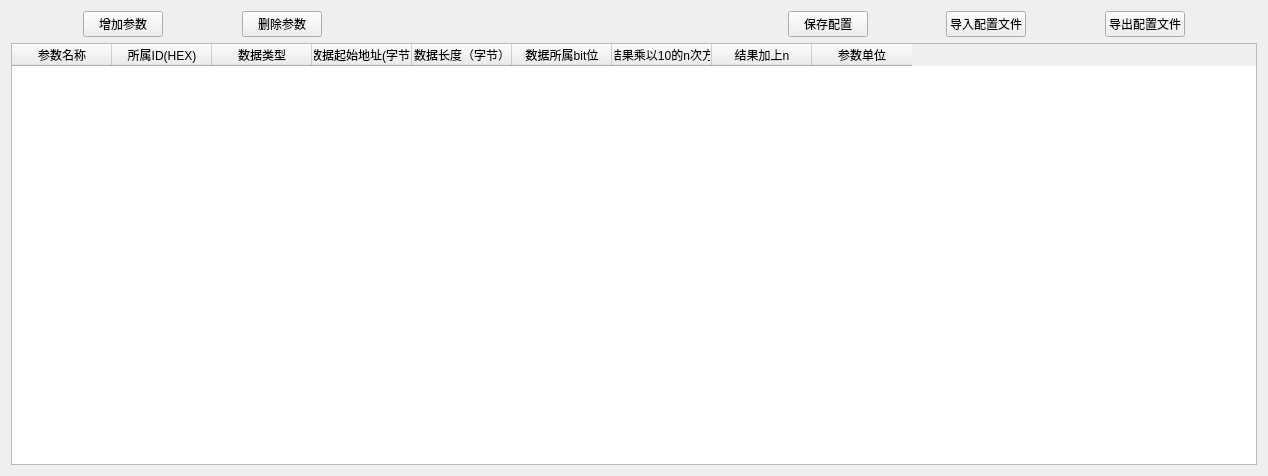
<?xml version="1.0" encoding="UTF-8"?>
<ui version="4.0">
 <class>Widget</class>
 <widget class="QWidget" name="Widget">
  <property name="geometry">
   <rect>
    <x>0</x>
    <y>0</y>
    <width>1268</width>
    <height>476</height>
   </rect>
  </property>
  <property name="windowTitle">
   <string>Widget</string>
  </property>
  <layout class="QGridLayout" name="gridLayout">
   <item row="1" column="0" colspan="4">
    <widget class="QTableWidget" name="tableWidget">
     <property name="styleSheet">
      <string notr="true">font: 25 9pt &quot;微软雅黑 Light&quot;;</string>
     </property>
     <column>
      <property name="text">
       <string>参数名称</string>
      </property>
     </column>
     <column>
      <property name="text">
       <string>所属ID(HEX)</string>
      </property>
     </column>
     <column>
      <property name="text">
       <string>数据类型</string>
      </property>
     </column>
     <column>
      <property name="text">
       <string>数据起始地址(字节)</string>
      </property>
     </column>
     <column>
      <property name="text">
       <string>数据长度（字节）</string>
      </property>
     </column>
     <column>
      <property name="text">
       <string>数据所属bit位</string>
      </property>
     </column>
     <column>
      <property name="text">
       <string>结果乘以10的n次方</string>
      </property>
     </column>
     <column>
      <property name="text">
       <string>结果加上n</string>
      </property>
     </column>
     <column>
      <property name="text">
       <string>参数单位</string>
      </property>
     </column>
    </widget>
   </item>
   <item row="0" column="1">
    <spacer name="horizontalSpacer_7">
     <property name="orientation">
      <enum>Qt::Horizontal</enum>
     </property>
     <property name="sizeHint" stdset="0">
      <size>
       <width>328</width>
       <height>20</height>
      </size>
     </property>
    </spacer>
   </item>
   <item row="0" column="0">
    <layout class="QHBoxLayout" name="horizontalLayout_2">
     <item>
      <spacer name="horizontalSpacer_3">
       <property name="orientation">
        <enum>Qt::Horizontal</enum>
       </property>
       <property name="sizeHint" stdset="0">
        <size>
         <width>13</width>
         <height>20</height>
        </size>
       </property>
      </spacer>
     </item>
     <item>
      <widget class="QPushButton" name="add_param">
       <property name="text">
        <string>增加参数</string>
       </property>
      </widget>
     </item>
     <item>
      <spacer name="horizontalSpacer_2">
       <property name="orientation">
        <enum>Qt::Horizontal</enum>
       </property>
       <property name="sizeHint" stdset="0">
        <size>
         <width>13</width>
         <height>20</height>
        </size>
       </property>
      </spacer>
     </item>
     <item>
      <widget class="QPushButton" name="del_param">
       <property name="text">
        <string>删除参数</string>
       </property>
      </widget>
     </item>
     <item>
      <spacer name="horizontalSpacer">
       <property name="orientation">
        <enum>Qt::Horizontal</enum>
       </property>
       <property name="sizeHint" stdset="0">
        <size>
         <width>13</width>
         <height>20</height>
        </size>
       </property>
      </spacer>
     </item>
    </layout>
   </item>
   <item row="0" column="3">
    <layout class="QHBoxLayout" name="horizontalLayout">
     <item>
      <spacer name="horizontalSpacer_4">
       <property name="orientation">
        <enum>Qt::Horizontal</enum>
       </property>
       <property name="sizeHint" stdset="0">
        <size>
         <width>13</width>
         <height>20</height>
        </size>
       </property>
      </spacer>
     </item>
     <item>
      <widget class="QPushButton" name="import_config_file">
       <property name="text">
        <string>导入配置文件</string>
       </property>
      </widget>
     </item>
     <item>
      <spacer name="horizontalSpacer_5">
       <property name="orientation">
        <enum>Qt::Horizontal</enum>
       </property>
       <property name="sizeHint" stdset="0">
        <size>
         <width>13</width>
         <height>20</height>
        </size>
       </property>
      </spacer>
     </item>
     <item>
      <widget class="QPushButton" name="export_config_file">
       <property name="text">
        <string>导出配置文件</string>
       </property>
      </widget>
     </item>
     <item>
      <spacer name="horizontalSpacer_6">
       <property name="orientation">
        <enum>Qt::Horizontal</enum>
       </property>
       <property name="sizeHint" stdset="0">
        <size>
         <width>13</width>
         <height>20</height>
        </size>
       </property>
      </spacer>
     </item>
    </layout>
   </item>
   <item row="0" column="2">
    <widget class="QPushButton" name="save_config_file">
     <property name="text">
      <string>保存配置</string>
     </property>
    </widget>
   </item>
  </layout>
 </widget>
 <layoutdefault spacing="6" margin="11"/>
 <resources/>
 <connections/>
</ui>
